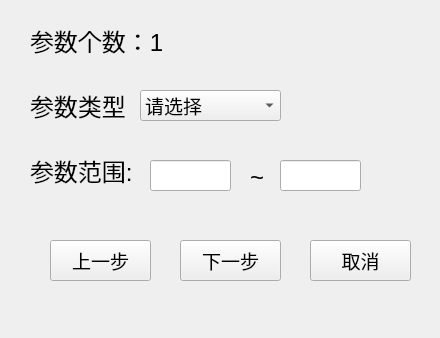
<?xml version="1.0" encoding="UTF-8"?>
<ui version="4.0">
 <class>params_config1</class>
 <widget class="QWidget" name="params_config1">
  <property name="geometry">
   <rect>
    <x>0</x>
    <y>0</y>
    <width>440</width>
    <height>338</height>
   </rect>
  </property>
  <property name="windowTitle">
   <string>Form</string>
  </property>
  <widget class="QLabel" name="Title">
   <property name="geometry">
    <rect>
     <x>30</x>
     <y>20</y>
     <width>141</width>
     <height>41</height>
    </rect>
   </property>
   <property name="font">
    <font>
     <pointsize>18</pointsize>
    </font>
   </property>
   <property name="text">
    <string>参数个数：1</string>
   </property>
  </widget>
  <widget class="QLabel" name="Kind">
   <property name="geometry">
    <rect>
     <x>30</x>
     <y>80</y>
     <width>141</width>
     <height>51</height>
    </rect>
   </property>
   <property name="font">
    <font>
     <pointsize>18</pointsize>
    </font>
   </property>
   <property name="text">
    <string>参数类型</string>
   </property>
  </widget>
  <widget class="QLabel" name="Range">
   <property name="geometry">
    <rect>
     <x>30</x>
     <y>150</y>
     <width>101</width>
     <height>41</height>
    </rect>
   </property>
   <property name="font">
    <font>
     <pointsize>18</pointsize>
    </font>
   </property>
   <property name="text">
    <string>参数范围:</string>
   </property>
  </widget>
  <widget class="QLineEdit" name="range_min">
   <property name="geometry">
    <rect>
     <x>150</x>
     <y>160</y>
     <width>81</width>
     <height>31</height>
    </rect>
   </property>
  </widget>
  <widget class="QLineEdit" name="range_max">
   <property name="geometry">
    <rect>
     <x>280</x>
     <y>160</y>
     <width>81</width>
     <height>31</height>
    </rect>
   </property>
  </widget>
  <widget class="QLabel" name="label_4">
   <property name="geometry">
    <rect>
     <x>250</x>
     <y>170</y>
     <width>16</width>
     <height>16</height>
    </rect>
   </property>
   <property name="font">
    <font>
     <pointsize>18</pointsize>
    </font>
   </property>
   <property name="text">
    <string>~</string>
   </property>
  </widget>
  <widget class="QPushButton" name="former_step">
   <property name="geometry">
    <rect>
     <x>50</x>
     <y>240</y>
     <width>101</width>
     <height>41</height>
    </rect>
   </property>
   <property name="font">
    <font>
     <pointsize>14</pointsize>
    </font>
   </property>
   <property name="text">
    <string>上一步</string>
   </property>
  </widget>
  <widget class="QPushButton" name="next_step">
   <property name="geometry">
    <rect>
     <x>180</x>
     <y>240</y>
     <width>101</width>
     <height>41</height>
    </rect>
   </property>
   <property name="font">
    <font>
     <pointsize>14</pointsize>
    </font>
   </property>
   <property name="text">
    <string>下一步</string>
   </property>
  </widget>
  <widget class="QPushButton" name="cancel_button">
   <property name="geometry">
    <rect>
     <x>310</x>
     <y>240</y>
     <width>101</width>
     <height>41</height>
    </rect>
   </property>
   <property name="font">
    <font>
     <pointsize>14</pointsize>
    </font>
   </property>
   <property name="text">
    <string>取消</string>
   </property>
  </widget>
  <widget class="QComboBox" name="comboBox_1">
   <property name="geometry">
    <rect>
     <x>140</x>
     <y>90</y>
     <width>141</width>
     <height>31</height>
    </rect>
   </property>
   <property name="font">
    <font>
     <pointsize>14</pointsize>
    </font>
   </property>
   <item>
    <property name="text">
     <string>请选择</string>
    </property>
   </item>
   <item>
    <property name="text">
     <string>int</string>
    </property>
   </item>
   <item>
    <property name="text">
     <string>double</string>
    </property>
   </item>
  </widget>
 </widget>
 <resources/>
 <connections/>
</ui>
